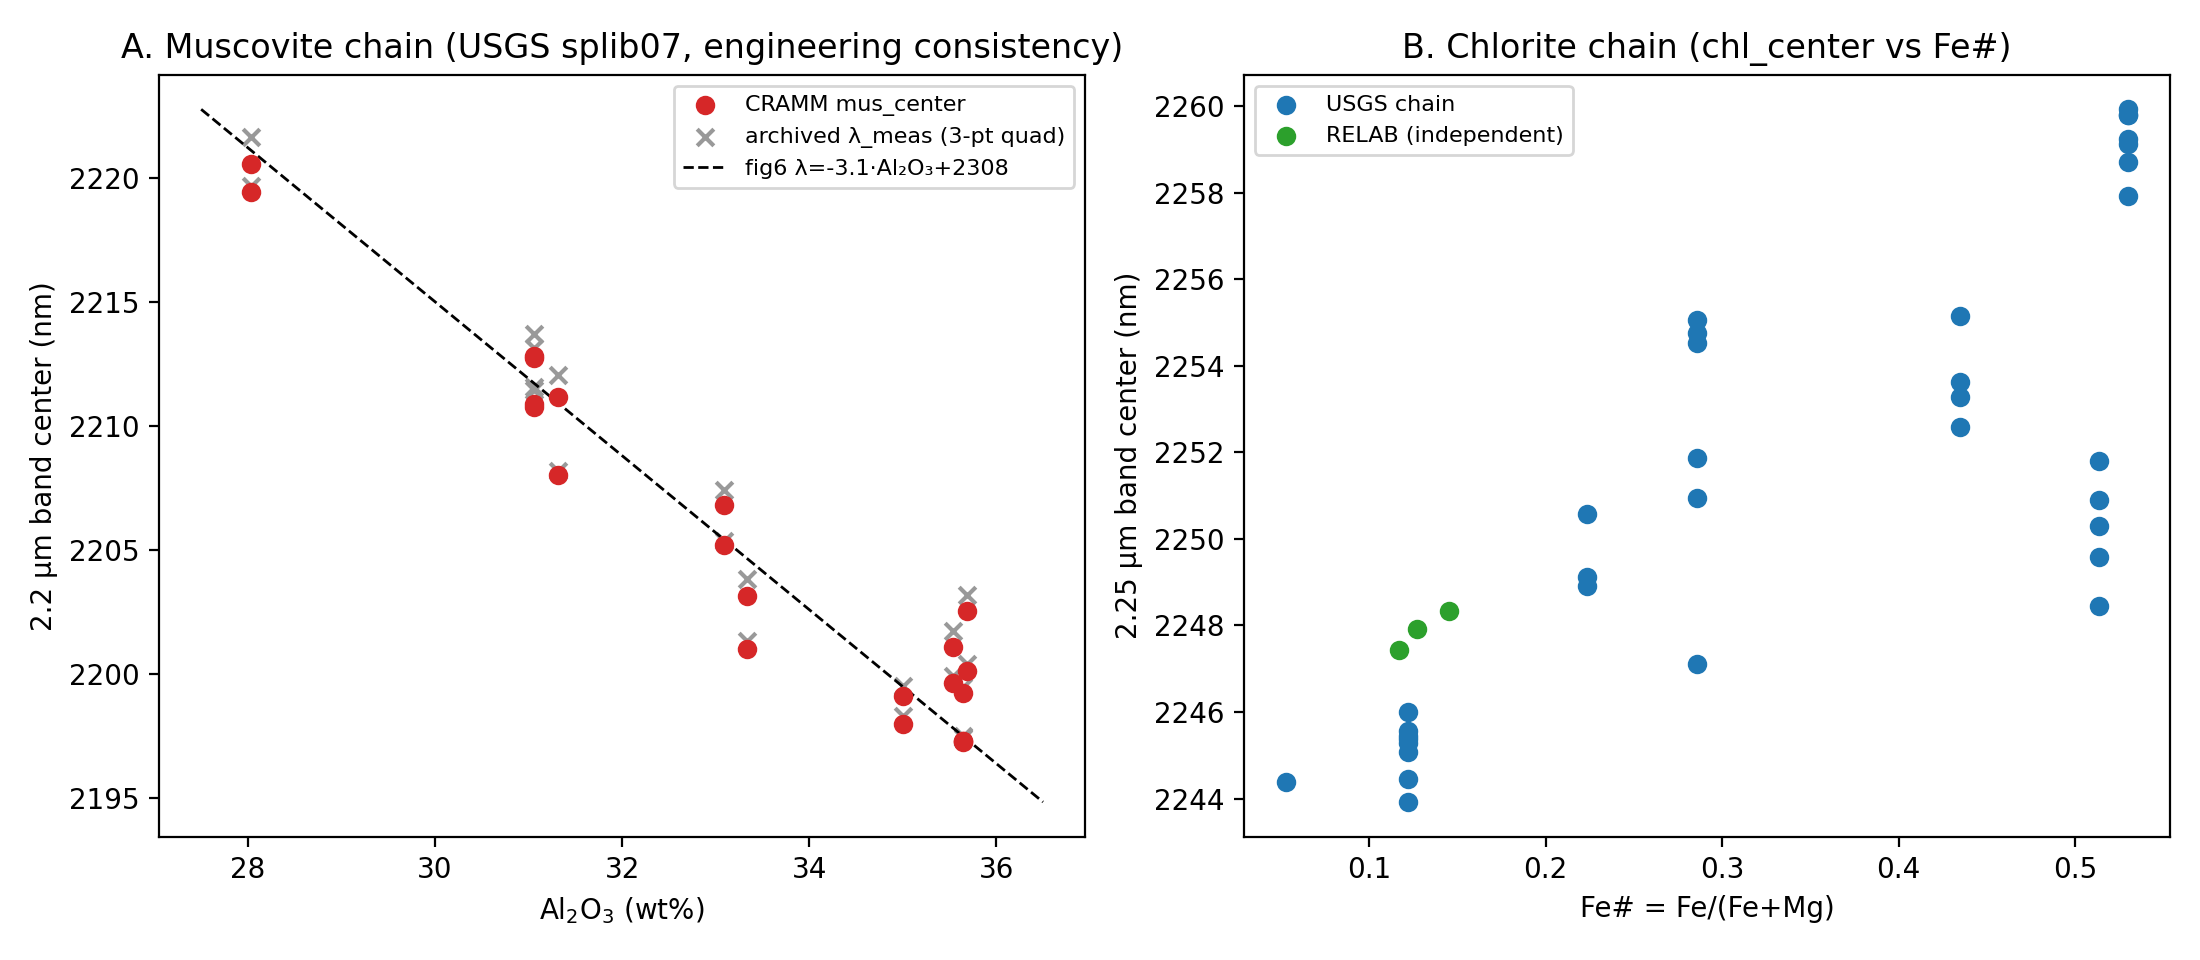

Python code for this plot:
# 跨库基准 · 阶段4 化学验证腿(mus_center / chl_center 产品 vs 实测化学)
#
# 目的:用带实测化学的标样链检验 CRAMM 吸收中心产品的物理一致性——
#   A. 白云母链(USGS splib07,11 样 22 谱):Al₂O₃ 28.03–35.69 wt%
#      vs mus_center(2.2 µm Al-OH 带中心);归档链
#      transfer_chain_validation.csv(fig6 回归 λ=-3.1·Al₂O₃+2308,
#      λ_meas = 2.18–2.50 µm 窗口 3 点二次拟合)
#   B. 绿泥石链(USGS splib07,8 样):Fe# 0.017–0.53 vs chl_center
#      (2.25 µm Fe/Mg-OH 带中心);归档链 chlorite_chem_pos2250.csv
#      (CR 窗口 (2.20,2.30)/有效 (2.24,2.27) 口径)
#   C. RELAB 独立小组(6 样,与 bundled rf77 零同源):
#      绿泥石 4 样(chl_center vs Fe#,化学按重建约定全 Fe 记 Fe²⁺)
#      + 云母组 2 样(CEL101 绿鳞石 / PHL101 金云母,mus_center 探索性)
#
# 与阶段3 不同:本腿不测鉴定准确率,测"产品数值 ↔ 化学"的物理一致性。
# A/B 两链光谱与 bundled 参考同库(部分同材料),定位为工程一致性核验;
# C 组是独立证据(n 小,轶事级)。
#
# 产物:
#   docs/crosslib_chem_validation.csv   逐谱结果
#   docs/crosslib_chem_validation.json  汇总统计
#   docs/crosslib_chem_validation.md    报告
#   docs/crosslib_chem_validation.png   双联散点(化学 vs 产品值)
#
# 运行: python3 docs/crosslib_chem_validation.py

import contextlib
import csv
import io
import json
import sys
import warnings
from collections import defaultdict
from datetime import date
from pathlib import Path

import numpy as np

warnings.filterwarnings('ignore')

REPO = Path(__file__).resolve().parent.parent
# 防呆:脚本方式运行时 sys.path[0]=docs/,`import cramm` 会命中 site-packages
# 里的旧版 pip 包(1.0.2)而非本仓库源码——必须把仓库根插到最前
sys.path.insert(0, str(REPO))
USGS_ROOT = '/media/lee/共享14/backup/usgs_splib07'
RELAB_ROOT = '/media/lee/共享14/backup/relab'
MUS_CHAIN = Path('/media/lee/共享14/backup/gems/results/transfer_chain_validation.csv')
CHL_CHAIN = Path('/media/lee/共享14/backup/gems/results/chlorite_chem_pos2250.csv')
OUT_CSV = REPO / 'docs' / 'crosslib_chem_validation.csv'
OUT_JSON = REPO / 'docs' / 'crosslib_chem_validation.json'
OUT_MD = REPO / 'docs' / 'crosslib_chem_validation.md'
OUT_PNG = REPO / 'docs' / 'crosslib_chem_validation.png'

WL_LO, WL_HI = 0.38, 2.55

# RELAB 独立组: (spec_id, 产品, 说明)
RELAB_POOL = [
    ('c1ch16', 'chl', 'Chamosite CHM102'),
    ('c1ea14', 'chl', 'Clinochlore CLI101'),
    ('c1sr59', 'chl', 'BUR-1340 clinochlore'),
    ('c1sr68', 'chl', 'WAR-1924 chlorite'),
    ('c1ea19a', 'mus', 'Celadonite CEL101'),
    ('c1ea31a', 'mus', 'Phlogopite PHL101'),
]

# 重建约定(2026-08-11 用户定版):全 Fe 视为 Fe²⁺
def fe_number(ox: dict) -> float | None:
    n_fe = 2 * ox.get('Fe2O3', 0.0) / 159.688 + ox.get('FeO', 0.0) / 71.844
    n_mg = ox.get('MgO', 0.0) / 40.304
    return n_fe / (n_fe + n_mg) if (n_fe + n_mg) > 0 else None


def prep(wl, ref):
    win = (wl >= WL_LO) & (wl <= WL_HI)
    w = wl[win].astype('float64')
    y = ref[win].astype('float64').copy()
    ok = np.isfinite(y) & (y > 0) & (y < 10)
    chanels = np.flatnonzero(ok)
    if len(chanels) < 50:
        return None
    y[~ok] = 0.0
    bp = np.maximum(np.abs(np.gradient(w)), 1e-4)
    return w, y, bp, chanels


def centers(eng, w, y, bp, chanels):
    """单谱 → (mus_center_nm, chl_center_nm, cal_center_nm, fd);
    无触发为 0。classify 的 print 警告在此吞掉。"""
    cube = y.reshape(1, 1, -1)
    with contextlib.redirect_stdout(io.StringIO()):
        out = eng.spectrum_analysis(cube, w[chanels], w, bp, chanels,
                                    raw=True, n_workers=1)
    mus, chl, cal, fd = out[5].ravel()[0], out[6].ravel()[0], \
        out[7].ravel()[0], out[8].ravel()[0]
    return float(mus) * 1000, float(chl) * 1000, float(cal) * 1000, float(fd)


def linreg(x, y):
    """→ (slope, intercept, r_pearson, rho_spearman, n)"""
    from scipy import stats
    x, y = np.asarray(x, float), np.asarray(y, float)
    if len(x) < 3:
        return None
    lr = stats.linregress(x, y)
    rho = stats.spearmanr(x, y).statistic
    return lr.slope, lr.intercept, lr.rvalue, rho, len(x)


def main() -> int:
    import cramm
    from cramm.mica_engine import MicaEngine
    from usgs_splib import USGSLibrary
    from relablib import RelabLibrary
    print(f'引擎: {cramm.__file__}')
    eng = MicaEngine()
    usgs = USGSLibrary(USGS_ROOT)
    relab = RelabLibrary(RELAB_ROOT)
    usgs_by_stem = {r.location.stem: r for r in usgs.records}
    relab_by_id = {r.spec_id: r for r in relab.records}

    rows = []

    # ====================================== A. 白云母链(USGS splib07)
    print('== A. 白云母链 ==')
    with MUS_CHAIN.open(encoding='utf-8-sig') as f:
        mus_chain = list(csv.DictReader(f))
    n_miss = 0
    for c in mus_chain:
        stem = 'splib07a_' + c['record']
        rec = usgs_by_stem.get(stem)
        if rec is None:
            print(f'  [未找到] {stem}')
            n_miss += 1
            continue
        sp = usgs.load(rec)
        g = prep(sp.wavelength, sp.reflectance)
        if g is None:
            print(f'  [网格不合格] {stem}')
            n_miss += 1
            continue
        mus_c, chl_c, cal_c, fd = centers(eng, *g)
        rows.append({
            'pool': 'A_muscovite_USGS', 'record': c['record'],
            'sample': c['sample'], 'library': 'splib07',
            'chem_key': 'Al2O3_wt', 'chem_val': c['Al2O3_wt'],
            'chem2_key': 'X_FeMg', 'chem2_val': c['X_FeMg'],
            'mus_center_nm': f'{mus_c:.2f}', 'chl_center_nm': f'{chl_c:.2f}',
            'cal_center_nm': f'{cal_c:.2f}', 'fd': f'{fd:.4f}',
            'archived_lambda_nm': c['lambda_meas_nm'],
            'product_fired': int(mus_c > 0),
        })
    print(f'  {sum(1 for r in rows if r["pool"].startswith("A_"))}/{len(mus_chain)} 谱完成'
          f'(缺 {n_miss})')

    # ====================================== B. 绿泥石链(USGS splib07)
    print('== B. 绿泥石链 ==')
    with CHL_CHAIN.open(encoding='utf-8-sig') as f:
        chl_chain = list(csv.DictReader(f))
    for c in chl_chain:
        tok = c['sample']
        # 一样品多传感器记录全收(与归档链 raw_n>1 的口径一致)
        recs = [r for s, r in usgs_by_stem.items()
                if tok.lower() in s.lower() and r.category == 'Minerals']
        if not recs:
            print(f'  [未找到] {tok}')
            continue
        for rec in recs:
            sp = usgs.load(rec)
            g = prep(sp.wavelength, sp.reflectance)
            if g is None:
                continue
            mus_c, chl_c, cal_c, fd = centers(eng, *g)
            rows.append({
                'pool': 'B_chlorite_USGS', 'record': rec.location.stem,
                'sample': tok, 'library': 'splib07',
                'chem_key': 'Fe_frac', 'chem_val': c['Fe_frac'],
                'chem2_key': 'Al2O3_wt', 'chem2_val': c['Al2O3'],
                'mus_center_nm': f'{mus_c:.2f}', 'chl_center_nm': f'{chl_c:.2f}',
                'cal_center_nm': f'{cal_c:.2f}', 'fd': f'{fd:.4f}',
                'archived_lambda_nm': c['CR_mean'],
                'product_fired': int(chl_c > 0),
            })
        print(f'  {tok}: {len(recs)} 谱')

    # ====================================== C. RELAB 独立小组
    print('== C. RELAB 独立组 ==')
    for spec_id, prod, label in RELAB_POOL:
        rec = relab_by_id.get(spec_id)
        if rec is None:
            print(f'  [未找到] {spec_id}')
            continue
        chem = relab.chemistry_rows(rec)
        ox = chem[0]['oxides'] if chem else {}
        sp = relab.load(rec)
        g = prep(sp.wavelength, sp.reflectance)
        if g is None:
            continue
        mus_c, chl_c, cal_c, fd = centers(eng, *g)
        fe = fe_number(ox)
        al = ox.get('Al2O3')
        rows.append({
            'pool': f'C_RELAB_{"chlorite" if prod == "chl" else "mica"}',
            'record': spec_id, 'sample': label, 'library': 'RELAB',
            'chem_key': 'Fe_frac' if prod == 'chl' else 'Al2O3_wt',
            'chem_val': f'{fe:.4f}' if (prod == 'chl' and fe is not None)
                        else (f'{al}' if al else ''),
            'chem2_key': 'Al2O3_wt' if prod == 'chl' else '',
            'chem2_val': f'{al}' if (prod == 'chl' and al) else '',
            'mus_center_nm': f'{mus_c:.2f}', 'chl_center_nm': f'{chl_c:.2f}',
            'cal_center_nm': f'{cal_c:.2f}', 'fd': f'{fd:.4f}',
            'archived_lambda_nm': '',
            'product_fired': int((chl_c if prod == 'chl' else mus_c) > 0),
        })
        print(f'  {spec_id} {label}: mus={mus_c:.1f} chl={chl_c:.1f} '
              f'Fe#={fe if fe is None else round(fe, 3)}')

    # ====================================== 统计
    with OUT_CSV.open('w', newline='', encoding='utf-8-sig') as f:
        wcsv = csv.DictWriter(f, fieldnames=list(rows[0]))
        wcsv.writeheader()
        wcsv.writerows(rows)

    def pool_stats(pool, center_key):
        pr = [r for r in rows if r['pool'] == pool]
        fired = [r for r in pr if float(r[center_key]) > 0]
        x = [float(r['chem_val']) for r in fired]
        y = [float(r[center_key]) for r in fired]
        reg = linreg(x, y)
        arch = [(float(r['archived_lambda_nm']), float(r[center_key]))
                for r in fired if r['archived_lambda_nm']]
        rmse = float(np.sqrt(np.mean([(a - b) ** 2 for a, b in arch]))) if arch else None
        return {'n_spectra': len(pr), 'n_fired': len(fired),
                'regression': None if reg is None else {
                    'slope': round(reg[0], 4), 'intercept': round(reg[1], 3),
                    'r_pearson': round(reg[2], 4), 'rho_spearman': round(reg[3], 4),
                    'n': reg[4]},
                'rmse_vs_archived_nm': None if rmse is None else round(rmse, 3),
                'samples': sorted({r['sample'] for r in pr})}

    stats = {
        'date': str(date.today()),
        'engine': cramm.__file__,
        'pools': {
            'A_muscovite_USGS': pool_stats('A_muscovite_USGS', 'mus_center_nm'),
            'B_chlorite_USGS': pool_stats('B_chlorite_USGS', 'chl_center_nm'),
            'C_RELAB_chlorite': pool_stats('C_RELAB_chlorite', 'chl_center_nm'),
            'C_RELAB_mica': pool_stats('C_RELAB_mica', 'mus_center_nm'),
        },
    }
    OUT_JSON.write_text(json.dumps(stats, ensure_ascii=False, indent=2),
                        encoding='utf-8')

    # ====================================== 图
    import matplotlib
    matplotlib.use('Agg')
    import matplotlib.pyplot as plt
    fig, axes = plt.subplots(1, 2, figsize=(11, 4.8))

    ax = axes[0]
    pa = [r for r in rows if r['pool'] == 'A_muscovite_USGS' and float(r['mus_center_nm']) > 0]
    xa = [float(r['chem_val']) for r in pa]
    ya = [float(r['mus_center_nm']) for r in pa]
    ax.scatter(xa, ya, c='tab:red', label='CRAMM mus_center', zorder=3)
    arch = [(float(r['chem_val']), float(r['archived_lambda_nm']))
            for r in pa if r['archived_lambda_nm']]
    if arch:
        ax.scatter([a[0] for a in arch], [a[1] for a in arch], c='0.6',
                   marker='x', label='archived λ_meas (3-pt quad)', zorder=2)
    xx = np.linspace(27.5, 36.5, 50)
    ax.plot(xx, -3.1 * xx + 2308, 'k--', lw=1, label='fig6 λ=-3.1·Al₂O₃+2308')
    ax.set_xlabel('Al$_2$O$_3$ (wt%)')
    ax.set_ylabel('2.2 µm band center (nm)')
    ax.set_title('A. Muscovite chain (USGS splib07, engineering consistency)')
    ax.legend(fontsize=8)

    ax = axes[1]
    for pool, color, label in [('B_chlorite_USGS', 'tab:blue', 'USGS chain'),
                               ('C_RELAB_chlorite', 'tab:green', 'RELAB (independent)')]:
        pb = [r for r in rows if r['pool'] == pool and float(r['chl_center_nm']) > 0]
        ax.scatter([float(r['chem_val']) for r in pb],
                   [float(r['chl_center_nm']) for r in pb],
                   c=color, label=label, zorder=3)
    ax.set_xlabel('Fe# = Fe/(Fe+Mg)')
    ax.set_ylabel('2.25 µm band center (nm)')
    ax.set_title('B. Chlorite chain (chl_center vs Fe#)')
    ax.legend(fontsize=8)
    fig.tight_layout()
    fig.savefig(OUT_PNG, dpi=200)
    print(f'图: {OUT_PNG.name}')

    # ====================================== 报告
    L = []
    A = L.append
    A('# 化学验证腿(mus_center / chl_center vs 实测化学)')
    A('')
    A(f'> 日期:{date.today()} | 脚本:`docs/crosslib_chem_validation.py`(可重复执行) | '
      '测量:`MicaEngine.spectrum_analysis(raw=True)` 逐谱取 mus_center/chl_center(nm)')
    A('')
    A('## 定位')
    A('')
    A('- A/B 两链光谱来自 USGS splib07——与 bundled rf77 参考同库(部分同材料),'
      '定位为**工程一致性核验**:产品代码路径测出的带中心是否与归档链'
      '(独立脚本、不同测量口径)及化学趋势一致。')
    A('- C 组 RELAB 6 样与 bundled 参考零同源(经阶段1 排重审计),'
      '是独立证据,但 n 小,轶事级。')
    A('- 本腿不测鉴定准确率(阶段3 已测);测"产品数值 ↔ 化学"的物理一致性,'
      '即 [[mus_center/chl_center 相图]] 作为参考标尺的经验地基。')
    A('')
    A('## 结果汇总')
    A('')
    A('| 池 | 谱数 | 产品触发 | 回归(化学→带中心) | Pearson r | Spearman ρ | 与归档 λ 的 RMSE (nm) |')
    A('|---|---|---|---|---|---|---|')
    for name, s in stats['pools'].items():
        reg = s['regression']
        if reg is None:
            reg_s, r_s, rho_s = '—', '—', '—'
        else:
            reg_s = f"{reg['slope']} nm/单位, n={reg['n']}"
            r_s = str(reg['r_pearson'])
            rho_s = str(reg['rho_spearman'])
        rmse_s = '—' if s['rmse_vs_archived_nm'] is None else str(s['rmse_vs_archived_nm'])
        A(f"| {name} | {s['n_spectra']} | {s['n_fired']} | {reg_s} | {r_s} | {rho_s} | {rmse_s} |")
    A('')
    A('## 逐谱数据')
    A('')
    A(f'见 `{OUT_CSV.name}`({len(rows)} 行);双联散点 `{OUT_PNG.name}`。')
    A('')
    A('## 备注')
    A('')
    A('- Fe# 约定(沿用 2026-08-11 重建定版):全 Fe 视为 Fe²⁺,'
      'n(Fe)=2·Fe₂O₃/159.688+FeO/71.844,Fe#=n(Fe)/(n(Fe)+n(Mg))。')
    A('- 产品触发率本身是结果:mus_center 仅在像元被判为白云母规则时非零,'
      'chl_center 同理(产品定义,非缺陷)。')
    A('- SMR-14(Prochlorite 结构异常)与 NMNH83369(归档 CR 拖尾假象)'
      '在归档链中为黑名单;本表保留全部测量,读者可按 sample 列剔除复核。')
    OUT_MD.write_text('\n'.join(L) + '\n', encoding='utf-8')
    print(f'产物: {OUT_CSV.name}, {OUT_JSON.name}, {OUT_MD.name}, {OUT_PNG.name}')
    return 0


if __name__ == '__main__':
    sys.exit(main())
